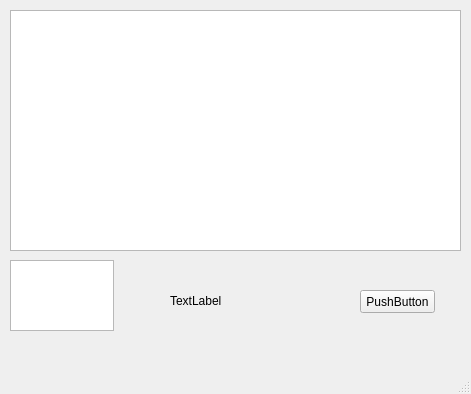
<?xml version="1.0" encoding="UTF-8"?>
<ui version="4.0">
 <class>MainWindow</class>
 <widget class="QMainWindow" name="MainWindow">
  <property name="geometry">
   <rect>
    <x>0</x>
    <y>0</y>
    <width>471</width>
    <height>394</height>
   </rect>
  </property>
  <property name="windowTitle">
   <string>MainWindow</string>
  </property>
  <widget class="QWidget" name="centralwidget">
   <widget class="QTextBrowser" name="textBrowser">
    <property name="geometry">
     <rect>
      <x>10</x>
      <y>10</y>
      <width>451</width>
      <height>241</height>
     </rect>
    </property>
   </widget>
   <widget class="QLabel" name="label">
    <property name="geometry">
     <rect>
      <x>170</x>
      <y>290</y>
      <width>161</width>
      <height>21</height>
     </rect>
    </property>
    <property name="text">
     <string>TextLabel</string>
    </property>
   </widget>
   <widget class="QTextEdit" name="textEdit">
    <property name="geometry">
     <rect>
      <x>10</x>
      <y>260</y>
      <width>104</width>
      <height>71</height>
     </rect>
    </property>
   </widget>
   <widget class="QPushButton" name="pushButton">
    <property name="geometry">
     <rect>
      <x>360</x>
      <y>290</y>
      <width>75</width>
      <height>23</height>
     </rect>
    </property>
    <property name="text">
     <string>PushButton</string>
    </property>
   </widget>
  </widget>
  <widget class="QMenuBar" name="menubar">
   <property name="geometry">
    <rect>
     <x>0</x>
     <y>0</y>
     <width>471</width>
     <height>21</height>
    </rect>
   </property>
  </widget>
  <widget class="QStatusBar" name="statusbar"/>
 </widget>
 <resources/>
 <connections/>
</ui>
